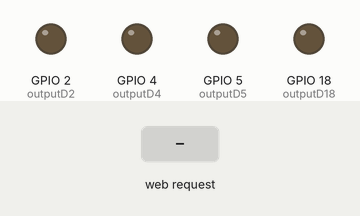
Simulated run of this sketch. Board: ESP32. Parts: output pins drawn as LEDs (lit = HIGH). Inputs (shaded band) come from the test bench. WiFi joins after 1.5 s; servers stay silent unless stated; what the sketch prints to the serial monitor is not drawn.

Above: at 2.7 s.
2.8 s: HTTP request GET /D2/on received
At 3.8 s:
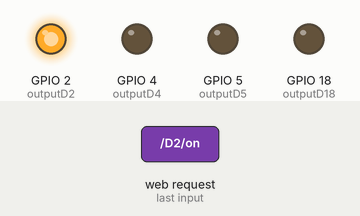
4.3 s: HTTP request GET /D4/on received
At 4.9 s:
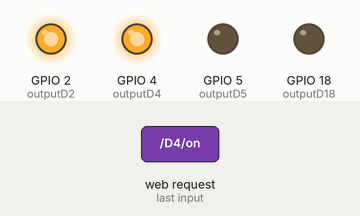
5.8 s: HTTP request GET /D2/off received
At 6.1 s:
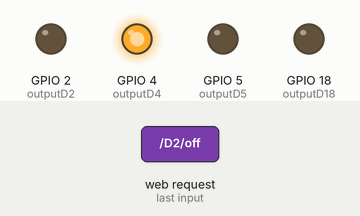
7.3 s: HTTP request GET /D5/on received
At 8.4 s:
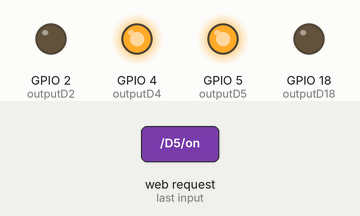
8.8 s: HTTP request GET /D4/off received
At 9.6 s:
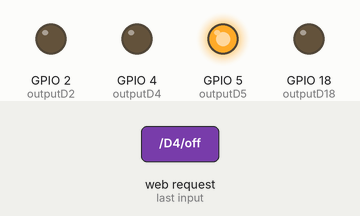
10.3 s: HTTP request GET /D18/on received
At 10.7 s:
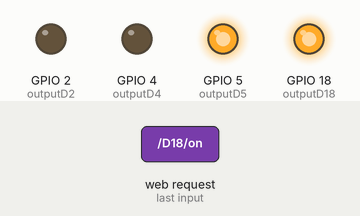
Timing chart, 0 to 12.8 s (numbered marks = the images above; inputs shaded):
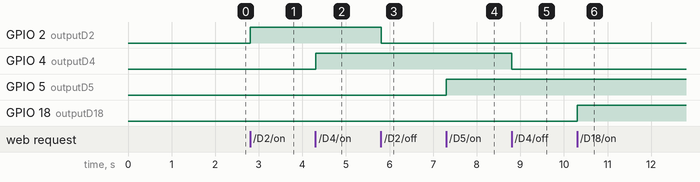

Measured:
- after the input at 2.8 s, GPIO 2 (outputD2): LOW → HIGH at once
- after the input at 4.3 s, GPIO 4 (outputD4): LOW → HIGH at once
- after the input at 5.8 s, GPIO 2 (outputD2): HIGH → LOW at once
- after the input at 7.3 s, GPIO 5 (outputD5): LOW → HIGH at once
- after the input at 8.8 s, GPIO 4 (outputD4): HIGH → LOW at once
- after the input at 10.3 s, GPIO 18 (outputD18): LOW → HIGH at once

The sketch:

Codigo.ino
```cpp
// Bibliotecas
#include <WiFi.h>

// Dados da Rede
const char* ssid     = "WifiLuan";
const char* password = "123456789";

// Seta Porta 80 para o Servidor Web
WiFiServer server(80);

// Variável que guarda requisição HTTP
String header;

// Varáveis Auxiliares: Guarda Estado de Saída
String outputD2State = "off";
String outputD4State = "off";
String outputD5State = "off";
String outputD18State = "off";

// Mapeamento de Pinos do Node a serem utilizados
const int outputD2 = 2;
const int outputD4 = 4;
const int outputD5 = 5;
const int outputD18 = 18;

void setup() {
  Serial.begin(115200);
  // Inicializa variáveis de saída como saídas no Node
  pinMode(outputD2, OUTPUT);
  pinMode(outputD4, OUTPUT);
  pinMode(outputD5, OUTPUT);
  pinMode(outputD18, OUTPUT);
  // Seta saídas como LOW
  digitalWrite(outputD2, LOW);
  digitalWrite(outputD4, LOW);
  digitalWrite(outputD5, LOW);
  digitalWrite(outputD18, LOW);

  // Conecta ao Wi-Fi com SSID e Senha
  Serial.print("Conectando-se a ");
  Serial.println(ssid);
  WiFi.begin(ssid, password);
  while (WiFi.status() != WL_CONNECTED) {
    delay(500);
    Serial.print(".");
  }
  // Print do endereço de IP local e inicializa o Servidor Web
  Serial.println("");
  Serial.println("Wi-Fi conectado.");
  Serial.println("Endereço de IP: ");
  Serial.println(WiFi.localIP());
  server.begin();
}

//Informações sobre o Servidor Web
void loop(){
  WiFiClient client = server.available();   // Listen for incoming clients

  if (client) {                             // Se um novo Cliente se conecta,
    Serial.println("Novo Cliente.");        // imprime uma mensagem no Serial
    String currentLine = "";                // cria uma String que guarda dados do Cliente ingressante
    while (client.connected()) {            // loop enquanto o Cliente está conectado
      if (client.available()) {             // se há bytes a serem lidos do cliente,
        char c = client.read();             // lê-se um byte e
        Serial.write(c);                    // o imprime no Serial
        header += c;
        if (c == '\n') {                    // se o byte é um caractere de nova linha
          // e se a linha atual está em branco, você terá duas novas linhas de caracteres em seguida.
          // fim da requisição Cliente HTTP, enviando a resposta:
          if (currentLine.length() == 0) {
            // headers HTTP sempre começar com um código de resposta (e.g. HTTP/1.1 200 OK)
            // e o tipo de conteúdo, assim o Cliente saberá o que está por vir. Depois, uma linha em branco:
            client.println("HTTP/1.1 200 OK");
            client.println("Content-type:text/html");
            client.println("Connection: close");
            client.println();

            // Liga/Desliga as Portas
            if (header.indexOf("GET /D2/on") >= 0) {
              Serial.println("Porta D2 on");
              outputD2State = "on";
              digitalWrite(outputD2, HIGH);
            } else if (header.indexOf("GET /D2/off") >= 0) {
              Serial.println("Porta D2 off");
              outputD2State = "off";
              digitalWrite(outputD2, LOW);


            } else if (header.indexOf("GET /D4/on") >= 0) {
              Serial.println("Porta D4 on");
              outputD4State = "on";
              digitalWrite(outputD4, HIGH);
            } else if (header.indexOf("GET /D4/off") >= 0) {
              Serial.println("Porta D4 off");
              outputD4State = "off";
              digitalWrite(outputD4, LOW);
            }

            else if (header.indexOf("GET /D5/on") >= 0) {
              Serial.println("Porta D5 on");
              outputD5State = "on";
              digitalWrite(outputD5, HIGH);
            } else if (header.indexOf("GET /D5/off") >= 0) {
              Serial.println("Porta D5 off");
              outputD5State = "off";
              digitalWrite(outputD5, LOW);
            }

            else if (header.indexOf("GET /D18/on") >= 0) {
              Serial.println("Porta D18 on");
              outputD18State = "on";
              digitalWrite(outputD18, HIGH);
            } else if (header.indexOf("GET /D18/off") >= 0) {
              Serial.println("Porta D18 off");
              outputD18State = "off";
              digitalWrite(outputD18, LOW);
            }

            // Mostra a página HTML
            client.println("<!DOCTYPE html><html>");
            client.println("<head><meta name=\"viewport\" content=\"width=device-width, initial-scale=1\">");
            client.println("<link rel=\"icon\" href=\"data:,\">");
            // CSS usado para o estilo dos botões de ON e OFF. Pode ser mudado para alterar o visual da página.
            client.println("<style>html { font-family: Helvetica; display: inline-block; margin: 0px auto; text-align: center;}");
            client.println(".button { background-color: #a018a0; border: none; color: white; padding: 16px 40px;");
            client.println("text-decoration: none; font-size: 30px; margin: 2px; cursor: pointer;}");
            client.println(".button2 {background-color: #555555;}</style></head>");

            // Título da Página Web
            client.println("<body><h1>Servidor WEB - ESP32</h1>");

            // Mostra os estados atuais e dos botões ON/OFF da Porta D2
            client.println("<p>Estado - Porta D2 " + outputD2State + "</p>");
            // Se ooutput26Stat está off, mostra o botão ON.
            if (outputD2State=="off") {
              client.println("<p><a href=\"/D2/on\"><button class=\"button\">ON</button></a></p>");
            } else {
              client.println("<p><a href=\"/D2/off\"><button class=\"button button2\">OFF</button></a></p>");
            }

            // Mostra os estados atuais e dos botões ON/OFF da Porta D4
            client.println("<p>Estado - Porta D4 " + outputD4State + "</p>");
            // Se output27State está off, mostra o botão ON.
            if (outputD4State=="off") {
              client.println("<p><a href=\"/D4/on\"><button class=\"button\">ON</button></a></p>");
            } else {
              client.println("<p><a href=\"/D4/off\"><button class=\"button button2\">OFF</button></a></p>");
            }
            client.println("</body></html>");

            // Mostra os estados atuais e dos botões ON/OFF da Porta D5
            client.println("<p>Estado - Porta D5 " + outputD5State + "</p>");
            // Se output27State está off, mostra o botão ON.
            if (outputD5State=="off") {
              client.println("<p><a href=\"/D5/on\"><button class=\"button\">ON</button></a></p>");
            } else {
              client.println("<p><a href=\"/D5/off\"><button class=\"button button2\">OFF</button></a></p>");
            }
            client.println("</body></html>");

            // Mostra os estados atuais e dos botões ON/OFF da Porta D18
            client.println("<p>Estado - Porta D18 " + outputD18State + "</p>");
            // Se output27State está off, mostra o botão ON.
            if (outputD18State=="off") {
              client.println("<p><a href=\"/D18/on\"><button class=\"button\">ON</button></a></p>");
            } else {
              client.println("<p><a href=\"/D18/off\"><button class=\"button button2\">OFF</button></a></p>");
            }
            client.println("</body></html>");

            // A resposta HTTP termina com outra linha em branco
            client.println();
            // Sai do loop
            break;
          } else { // se há uma nova linha, limpa a linha atual
            currentLine = "";
          }
        } else if (c != '\r') {  // se há retorno de qualquer coisa que não seja caractere,
          currentLine += c;      // adiciona-o ao fim da linha atual.
        }
      }
    }
    // Limpa a variável header
    header = "";
    // Termina conexão.
    client.stop();
    Serial.println("Cliente desconectado.");
    Serial.println("");
  }
}

// ***CRÉDITOS*** > Código baseado no original feito por Rui Santos,
//em randomnerdtutorials.com
```
